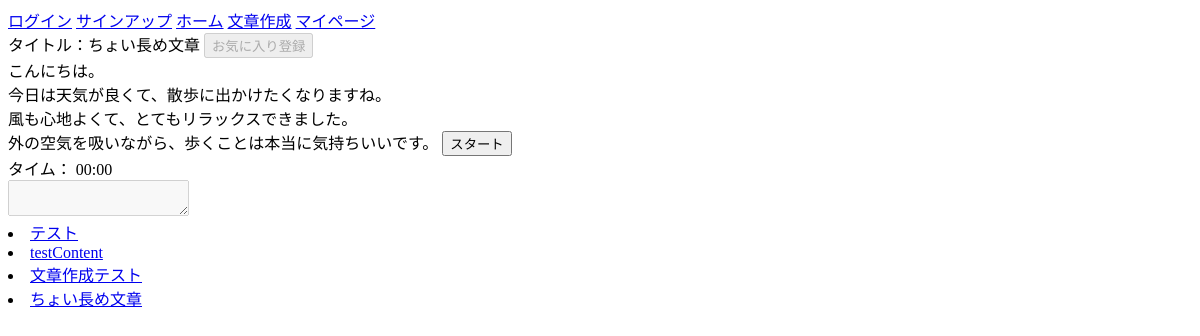
Before: /4/ with the older database file.
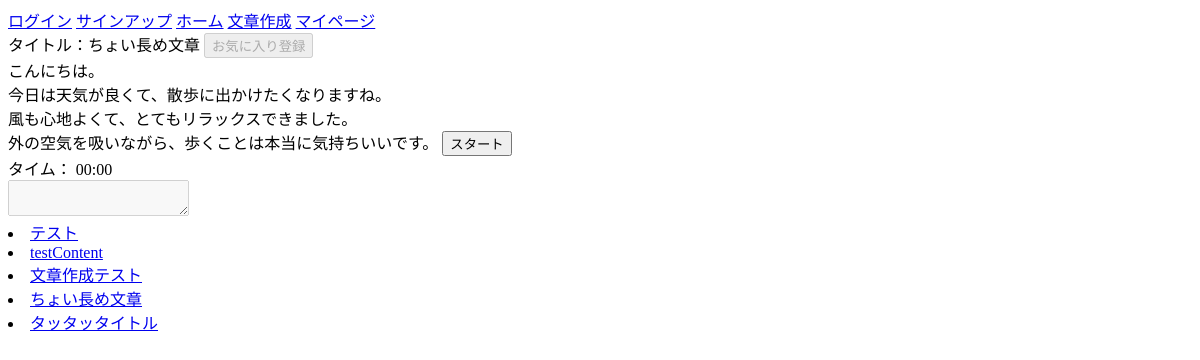
After: the same page with the newer database file.
### contentapp/models.py (models this page shows, shortened)
class Content(models.Model):
    user = models.ForeignKey(
        settings.AUTH_USER_MODEL,
        on_delete=models.SET_NULL,
        null=True,
        blank=True
    )
    title = models.CharField(max_length=30, unique=True)
    sentence = models.TextField()
    is_public = models.BooleanField(default=True)
    created_at = models.DateTimeField(auto_now_add=True)

### typingapp/views.py (the view, shortened to what this page needs)
# urls.py: path('<int:pk>/', views.IndexView.as_view(), name='typing'),
class IndexView(generic.DetailView):
    model = Content
    template_name = "index.html"
    context_object_name = "content_object"
    def get_object(self, queryset=None):
        pk = self.kwargs.get("pk", 1)
        return Content.objects.get(pk=pk)
    def get_context_data(self, **kwargs):
        context = super().get_context_data(**kwargs)
        pk = self.kwargs['pk']
        content = Content.objects.get(pk=pk)
        if self.request.user.is_authenticated:
            is_favorite = Favorite.objects.filter(user=self.request.user, title=content).exists()
        else:
            is_favorite = False
        context['is_favorite'] = is_favorite
        context['content_list'] = Content.objects.all()
        return context

### typingapp/templates/index.html (shortened to what this page needs)
{% extends "base.html" %}
{% load static %}
{% block contents %}
    <div id="title">
        タイトル：{{ content_object.title }}
        {% if user.is_authenticated %}
            {% if is_favorite %}
                <form method="POST">
                    {% csrf_token %}
                    <input type="hidden" name="action" value="delete_favorite">
                    <input type="submit" value="お気に入り削除">
                </form>
            {% else %}
                <form method="POST">
                    {% csrf_token %}
                    <input type="hidden" name="action" value="add_favorite">
                    <input type="submit" value="お気に入り登録">
                </form>
            {% endif %}
        {% else %}
            <input type="submit" value="お気に入り登録" disabled>
        {% endif %}
    </div>
    <div id="target-sentence">{{ content_object.sentence }}</div>
    <button id="start-button">スタート</button>
    <div id="timer">タイム： 00:00</div>
    <textarea id="typing-input" disabled></textarea>
    {% for content in content_list %}
        <li><a href="{% url "typingapp:typing" content.pk %}">{{ content.title }}</a></li>
    {% endfor %}
{% endblock  %}

Changed rows visible on the page:
added Content: title "タッタッタイトル"
